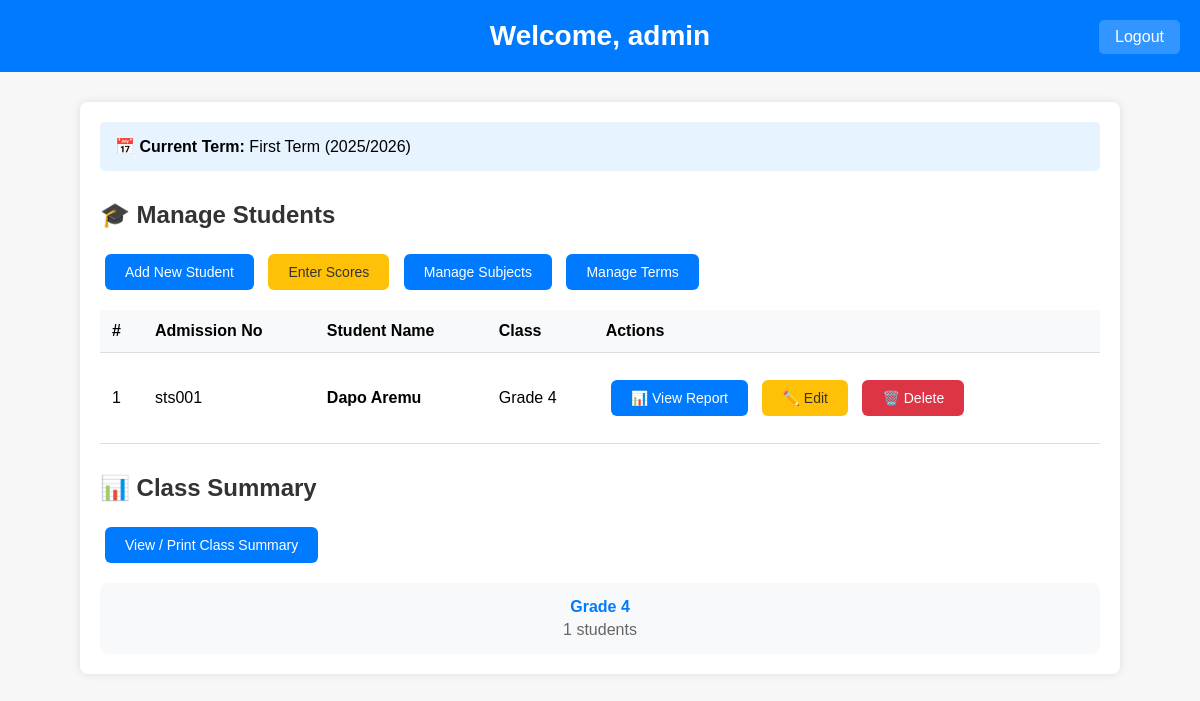
The app's page /dashboard (signed in) with its own data.
### tables this page shows
CREATE TABLE terms (
            id INTEGER PRIMARY KEY AUTOINCREMENT,
            name TEXT NOT NULL,
            academic_year TEXT NOT NULL,
            is_current BOOLEAN DEFAULT 0
        );

CREATE TABLE students (
            id INTEGER PRIMARY KEY AUTOINCREMENT,
            name TEXT NOT NULL,
            admission_number TEXT UNIQUE,
            student_class TEXT NOT NULL,
            created_at TIMESTAMP DEFAULT CURRENT_TIMESTAMP
        );

### app.py (the view)
@app.route('/dashboard')
def dashboard():
    if 'username' not in session:
        return redirect(url_for('login'))
    students = get_students()
    classes = get_classes()
    current_term = get_current_term()
    return render_template('dashboard.html',
                         students=students,
                         classes=classes,
                         current_term=current_term,
                         session=session)

### app.py (called while the page is built)
def get_db():
    db = sqlite3.connect(DATABASE)
    db.row_factory = sqlite3.Row
    return db

def get_students():
    db = get_db()
    students = db.execute('SELECT * FROM students ORDER BY name').fetchall()
    db.close()
    return students

def get_classes():
    db = get_db()
    classes = db.execute('''
        SELECT DISTINCT student_class
        FROM students
        ORDER BY student_class
    ''').fetchall()
    db.close()
    return [c['student_class'] for c in classes]

def get_current_term():
    db = get_db()
    term = db.execute('SELECT * FROM terms WHERE is_current = 1 LIMIT 1').fetchone()
    db.close()
    return term

### templates/dashboard.html (shortened to what this page needs)
<!DOCTYPE html>
<html lang="en">
<head>
</head>
<body>
<div class="header">
    <h1>Welcome, {{ session.username }}</h1>
    <a href="{{ url_for('logout') }}" class="logout">Logout</a>
</div>
<div class="container">
    {% if current_term %}
    <div style="background: #e7f3ff; padding: 15px; border-radius: 5px; margin-bottom: 20px;">
        <strong>📅 Current Term:</strong> {{ current_term.name }} ({{ current_term.academic_year }})
    </div>
    {% endif %}
    <h2>🎓 Manage Students</h2>
    <div class="action-buttons">
        <a href="{{ url_for('add_student') }}">Add New Student</a>
        <a href="{{ url_for('score_entry') }}" class="warning">Enter Scores</a>
        <a href="{{ url_for('manage_subjects') }}">Manage Subjects</a>
        <a href="{{ url_for('manage_terms') }}">Manage Terms</a>
    </div>
    {% if students %}
    <table>
        <thead>
            <tr>
                <th>#</th>
                <th>Admission No</th>
                <th>Student Name</th>
                <th>Class</th>
                <th>Actions</th>
            </tr>
        </thead>
        <tbody>
            {% for student in students %}
            <tr>
                <td>{{ loop.index }}</td>
                <td>{{ student.admission_number or 'N/A' }}</td>
                <td><strong>{{ student.name }}</strong></td>
                <td>{{ student.student_class }}</td>
                <td>
                    <div class="action-buttons">
                        <a href="{{ url_for('student_report', student_id=student.id) }}" target="_blank">📊 View Report</a>
                        <a href="{{ url_for('edit_student', student_id=student.id) }}" class="warning">✏️ Edit</a>
                        <a href="{{ url_for('delete_student', student_id=student.id) }}"
                           class="danger"
                           onclick="return confirm('Are you sure you want to delete {{ student.name }}?')">
                            🗑️ Delete
                        </a>
                    </div>
                </td>
            </tr>
            {% endfor %}
        </tbody>
    </table>
    {% else %}
    <div class="empty-message">
        <p>No students found. Start by adding your first student!</p>
        <a href="{{ url_for('add_student') }}"><button>Add Student</button></a>
    </div>
    {% endif %}
    <h2>📊 Class Summary</h2>
    <div class="action-buttons">
        <a href="{{ url_for('class_summary') }}" target="_blank">View / Print Class Summary</a>
    </div>
    {% if classes %}
    <div style="display: grid; grid-template-columns: repeat(auto-fit, minmax(150px, 1fr)); gap: 15px; margin-top: 15px;">
        {% for class_name in classes %}
        <div style="padding: 15px; background: #f8f9fa; border-radius: 8px; text-align: center;">
            <strong style="color: #007BFF;">{{ class_name }}</strong>
            <p style="color: #666; margin: 5px 0 0 0;">
                {{ students|selectattr('student_class', 'equalto', class_name)|list|length }} students
            </p>
        </div>
        {% endfor %}
    </div>
    {% endif %}
</div>
</body>
</html>

### templates/dashboard.html (style rules this page uses)
body { font-family: Arial, sans-serif; background-color: #f7f7f7; margin: 0; padding: 0; }
.header { background-color: #007BFF; color: white; padding: 20px; text-align: center; position: relative; }
.header h1 { margin: 0; font-size: 28px; }
.logout { position: absolute; top: 20px; right: 20px; color: white; text-decoration: none; padding: 8px 16px; background: rgba(255,255,255,0.2); border-radius: 5px; }
.container { max-width: 1000px; margin: 30px auto; padding: 20px; background: #fff; border-radius: 8px; box-shadow: 0 0 10px rgba(0,0,0,0.1); }
h2 { margin-top: 30px; color: #333; }
a { text-decoration: none; color: #007BFF; }
.action-buttons { margin: 10px 0; }
.action-buttons button, .action-buttons a { margin: 5px; padding: 10px 20px; background-color: #007BFF; color: white; border: none; border-radius: 6px; cursor: pointer; font-size: 14px; text-decoration: none; display: inline-block; }
.action-buttons .danger { background-color: #dc3545; }
.action-buttons .warning { background-color: #ffc107; color: #333; }
table { width: 100%; border-collapse: collapse; margin-top: 15px; }
th, td { padding: 12px; text-align: left; border-bottom: 1px solid #ddd; }
th { background-color: #f8f9fa; font-weight: bold; }

### records on screen
terms: name "First Term", academic_year "2025/2026"
students: admission_number "sts001", name "Dapo Aremu", student_class "Grade 4"

### other values on screen
{{ session.username }} "admin"
{{ class_name }} "Grade 4"
